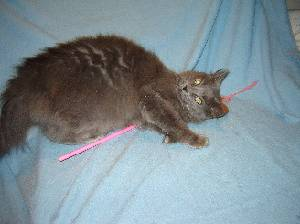
#> input picture cats-vs-dogs/test_set/Cat/cat.4016.jpg, 300 x 224 px, found by its file name; its folder holds only this picture in this run
$ python catsvsdogs.py
#> lines starting #> are read from the running program, lines starting #| are printed output that depends on the picture
import os
import numpy as np
import cv2
import pickle
from sklearn.svm import SVC
from sklearn.model_selection import train_test_split, GridSearchCV
from skimage.feature import hog
from sklearn.metrics import classification_report, accuracy_score

# Define directories and categories
dir = 'C:\\Users\\Anamika S Nair\\Downloads\\test_set\\test_set'
categories = ['Cat', 'Dog']

# Function to extract HOG features
def extract_features(image):
    features, _ = hog(image, pixels_per_cell=(8, 8), cells_per_block=(2, 2), visualize=True)
    return features

# Prepare data
data = []
for category in categories:
    path = os.path.join(dir, category)
    label = categories.index(category)
    for img in os.listdir(path):
        imgpath = os.path.join(path, img)
        pet_img = cv2.imread(imgpath, 0)
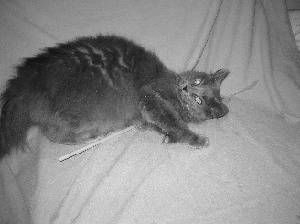
#> pet_img: shape (224, 300); min 14, max 245, mean 137
        try:
            pet_img = cv2.resize(pet_img, (100, 100))  # Resize to 100x100
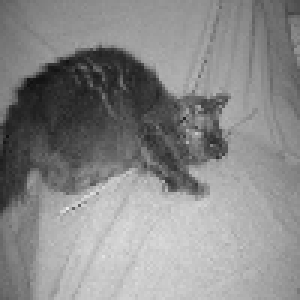
#> pet_img: shape (100, 100) (shown 3 times larger); min 17, max 235, mean 136.9
            features = extract_features(pet_img)
#> in extract_features, `features, _ = hog(image, pixels_per_cell=(8, 8), cells_per_block=(2, 2..`: features = 4356 values, max 0.487 at index 599, min 0 at index 320, mean 0.142
            data.append([features, label])
        except Exception as e:
            pass
#> pass 2 of the loop `for category in categories:`:
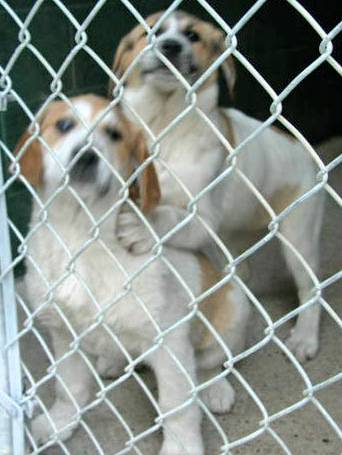
#> input picture cats-vs-dogs/test_set/Dog/dog.4008.jpg, 342 x 455 px, found by its file name
#> `pet_img = cv2.imread(imgpath, 0)`:
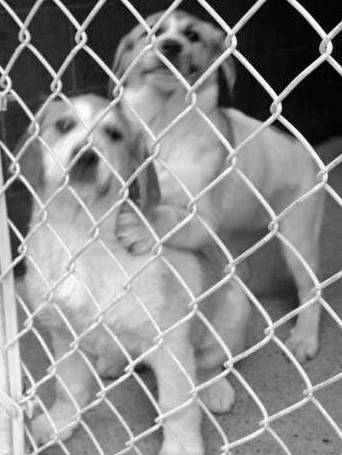
#> pet_img: shape (455, 342); min 0, max 255, mean 136.9
#> `pet_img = cv2.resize(pet_img, (100, 100))`:
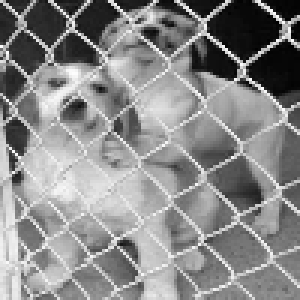
#> pet_img: shape (100, 100) (shown 3 times larger); min 0, max 253, mean 136.8
#> `features = extract_features(pet_img)`: features = 4356 values, max 0.504 at index 726, min 0 at index 233, mean 0.135

# Split data into features and labels
X = np.array([item[0] for item in data])  # Features
y = np.array([item[1] for item in data])  # Labels
#> y = [0, 1]

# Count total images in the dataset
print(f"Total images in dataset: {len(data)}")
#| Total images in dataset: 2

# Split data into training and testing sets
X_train, X_test, y_train, y_test = train_test_split(X, y, test_size=0.2, random_state=42)
#> y_train = [0]; y_test = [1]

# Count training and testing images
print(f"Total training images: {len(X_train)}")
#| Total training images: 1
print(f"Total testing images: {len(X_test)}")
#| Total testing images: 1

# Hyperparameter tuning with GridSearchCV
param_grid = {
    'C': [0.1, 1, 10],
    'gamma': [1, 0.1, 0.01],
    'kernel': ['rbf']
}
grid = GridSearchCV(SVC(), param_grid, refit=True, verbose=2)
grid.fit(X_train, y_train)
#| Fitting 5 folds for each of 9 candidates, totalling 45 fits
#> (the run stopped early here; a loop or call above may not have finished)
